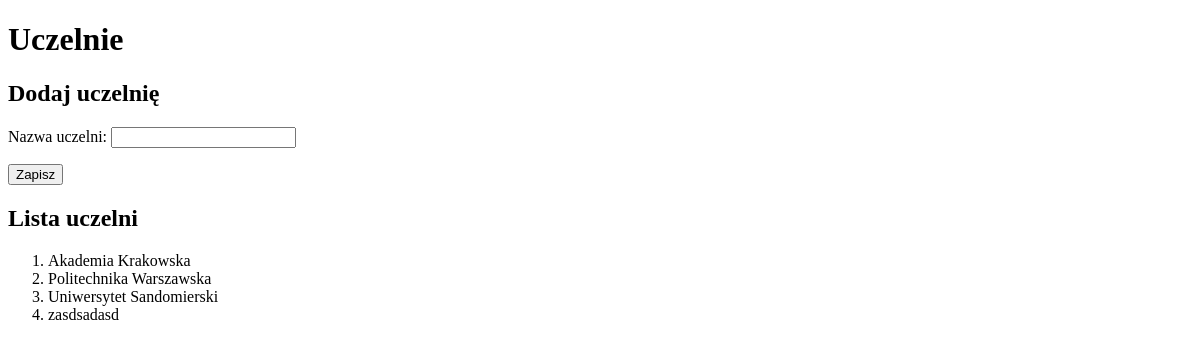
The page /studenci/uczelnie/ on the database as committed earlier.
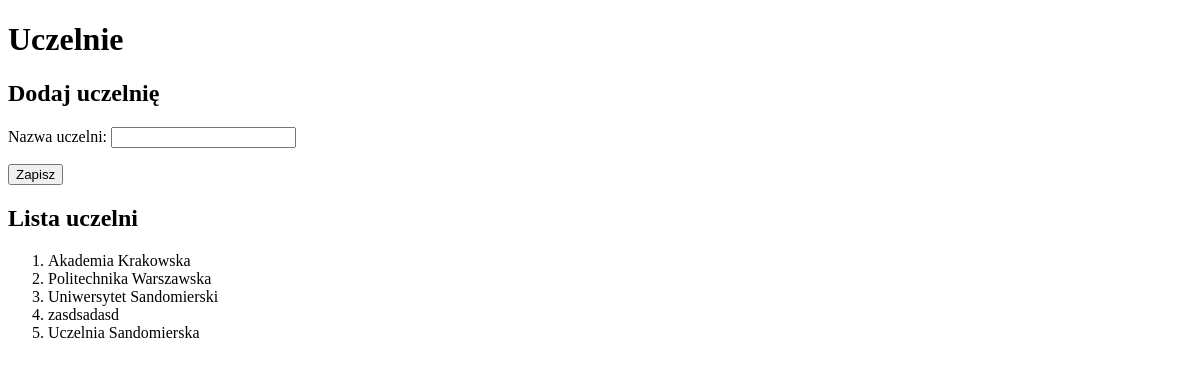
The same page on the database as committed later.
### studenci/models.py (models this page shows, shortened)
class Uczelnia(models.Model):
    nazwa = models.CharField(
        verbose_name='uczelnia',
        max_length=30,
        help_text='Nazwa uczelni')
    class Meta:
        verbose_name_plural = "uczelnie"

### studenci/views.py (the view)
# urls.py: path('uczelnie/', views.uczelnie, name='uczelnie'),
def uczelnie(request):
    if request.method == 'POST':
        form = UczelniaForm(request.POST)
        if form.is_valid():
            u = Uczelnia(nazwa=form.cleaned_data['nazwa'])
            u.save()
            messages.success(request, "Dane zapisano!")
            return redirect(reverse('studenci:uczelnie'))
    else:
        form = UczelniaForm()
    uczelnie = Uczelnia.objects.all()
    kontekst = {
        'form': form,
        'uczelnie': uczelnie
    }
    return render(request, 'studenci/uczelnie.html', kontekst)

### studenci/forms.py
class UczelniaForm(forms.Form):
    nazwa = forms.CharField(
        label="Nazwa uczelni:",
        max_length=30,
        widget=forms.TextInput()
    )

### studenci/templates/studenci/uczelnie.html (shortened to what this page needs)
<!DOCTYPE html>
<html lang="pl">
<head>
</head>
<body>
<h1>Uczelnie</h1>
<h2>Dodaj uczelnię</h2>
<form action="." method="POST">
    {{ form.as_p }}
    <input type="submit" value="Zapisz">
</form>
<h2>Lista uczelni</h2>
<ol>
    {% for uczelnia in uczelnie %}
        <li>{{ uczelnia.nazwa }}</li>
    {% endfor %}
</ol>
</body>
</html>

Rows that differ between the two databases and show on the page:
added Uczelnia: nazwa "Uczelnia Sandomierska"
